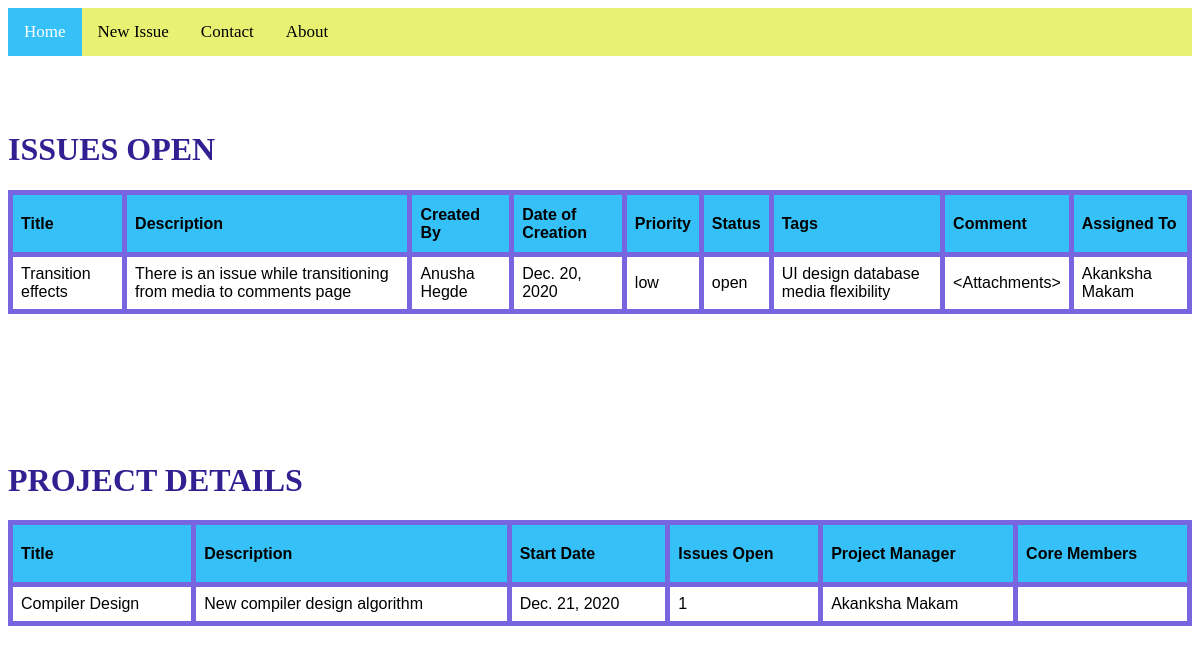
The page /issue/3/ (signed in) on the database its author committed.
### main/models.py (models this page shows, shortened)
class Issue(models.Model):
    title = models.CharField(max_length=30)
    desc = models.CharField(max_length=300)
    creator = models.ForeignKey(User, to_field='id', on_delete=models.SET_DEFAULT, default = 1, related_name='creator') #default must point to anonymous user
    assignee = models.ForeignKey(User, to_field='id', on_delete=models.SET_DEFAULT, default = 1, related_name='assignee') #default must point to admin/project manager
    opened = models.DateField(default=datetime.date.today())
    priority = models.CharField(max_length=30, choices=priority, default='low')
    status = models.CharField(max_length=30, choices=status, default='open')
    comment = models.CharField(max_length=250)
    tags = models.ManyToManyField(Tag)
    closed = models.DateField(null = True, blank = True)
    project = models.ForeignKey(Project, on_delete=models.CASCADE)
    thread = models.ForeignKey('self', related_name='child', to_field='id', on_delete=models.CASCADE, null = True, blank = True)

class Tag(models.Model):
    name = models.CharField(max_length=30)

class Project(models.Model):
    name = models.CharField(max_length=50)
    desc = models.CharField(max_length=250)
    start = models.DateField(default=datetime.date.today())
    end = models.DateField(null = True, blank = True)
    issues_open = models.IntegerField(null=False, blank=False, default=0)
    total_issues = models.IntegerField(null=False, blank=False, default=0)
    issues_closed = models.IntegerField(null=False, blank=False, default=0)
    project_manager = models.ForeignKey(User, to_field='id', on_delete=models.CASCADE)

### main/decorators.py (the view)
        def wrapper(request, *args, **kwargs):
            flag = False
            if request.user.groups.exists():
                group = list(request.user.groups.values_list('name',flat = True))
                for i in group:
                    if i in allowed_roles:
                        flag = True
                        break
            if flag:
                return view_func(request, *args, **kwargs)
            else:
                return HttpResponse("You aren't allowed to view this page")

### main/views.py (called while the page is built)
@login_required(login_url='main:loginpage')
@allowed_users(allowed_roles=['Developer', 'Project Manager'])
def issue(request, project_id):
    return render(request, 'main/issue.html', context={'projects': Project.objects.all(), 'pro_mem': ProjectMember.objects.all(), 'issues': Issue.objects.all(), 'project_id': project_id, 'users': User.objects.all()})

### main/templates/main/issue.html (shortened to what this page needs)
<div class="topnav">
    <a class="active" href="{% url 'main:issues' %}">Home</a>
    <a href="{% url 'main:add_issues' %}">New Issue</a>
    <a href="#contact">Contact</a>
    <a href="#about">About</a>
</div>
<h1>ISSUES OPEN</h1>
<div class="table-scroll">
    <table>
        <thead class="thead-row">
            <tr>
                <th>
                    <div class="dropdown">
                        <span>Title</span>
                    </div>
                </th>
                <th>
                    <div class="dropdown">
                        <span>Description</span>
                    </div>
                </th>
                <th>
                    <div class="dropdown">
                        <span>Created By</span>
                    </div>
                </th>
                <th>
                    <div class="dropdown">
                        <span>Date of Creation</span>
                    </div>
                </th>
                <th>
                    <div class="dropdown">
                        <span>Priority</span>
                    </div>
                </th>
                <th>
                    <div class="dropdown">
                        <span>Status</span>
                    </div>
                </th>
                <th>
                    <div class="dropdown">
                        <span>Tags</span>
                    </div>
                </th>
                <th>
                    <div class="dropdown">
                        <span>Comment</span>
                    </div>
                </th>
                <th>
                    <div class="dropdown">
                        <span>Assigned To</span>
                    </div>
                </th>
            </tr>
        </thead>
        <tbody>
            {% for i in issues.all %}
            {% if project_id == i.project.id %}
            <tr>
                <td>{{i.title}}</td>
                <td>{{i.desc}}</td>
                <td>{{i.creator.first_name}} {{i.creator.last_name}}</td>
                <td>{{i.opened}}</td>
                <td>{{i.priority}}</td>
                <td>{{i.status}}</td>
                <td>
                    {% for j in i.tags.all %}
                    {{j.name}}
                    {% endfor %}
                </td>
                <td>{{i.comment}}</td>
                <td>{{i.assignee.first_name}} {{i.assignee.last_name}}</td>
            </tr>
            {% endif %}
            {% endfor %}
        </tbody>
    </table>
</div>
<h1>PROJECT DETAILS</h1>
<div class="table-scroll">
    <table>
        <thead class="thead-row">
            <tr>
                <th>
                    <div class="dropdown">
                        <span>Title</span>
                    </div>
                </th>
                <th>
                    <span>Description</span>
                </th>
                <th>
                    <span>Start Date</span>
                </th>
                <th>
                    <span>Issues Open</span>
                </th>
                <th>
                    <div class="dropdown">
                        <span>Project Manager</span>
                    </div>
                </th>
                <th>
                    <span>Core Members</span>
</div>
<tbody style="height: fit-content;">
    {% for i in projects.all %}
    {% if i.id == project_id %}
    <tr>
        <td>{{i.name}}</td>
        <td>{{i.desc}}</td>
        <td>{{i.start}}</td>
        <td>{{i.issues_open}}</td>
        <td>{{i.project_manager.first_name}} {{i.project_manager.last_name}} </td>
        <td>
            {% for j in pro_mem.all %}
            <br>
            {% endfor %}
        </td>
    </tr>
    {% endif %}
    {% endfor %}
</tbody>

### main/templates/main/issue.html (style rules this page uses)
table { font-family: arial, sans-serif; border-collapse: collapse; width: 100%; }
.topnav { overflow: hidden; background-color: #e9f173; }
.topnav a { float: left; color: black; text-align: center; padding: 14px 16px; text-decoration: none; font-size: 17px; }
.topnav a.active { background-color: #35c1f8; color: white; }
thead { background-color: #35c1f8; height: 7ch; }
td, th { border: 5px solid #7866e0; text-align: left; padding: 8px; }
.dropdown { position: relative; display: inline-block; }
h1 { color: #302091; }

### rows shown on the page
Issue: title "Transition effects", desc "There is an issue while transitioning from media to comments page", creator.first_name "Anusha", creator.last_name "Hegde", opened "Dec. 20, 2020", priority "low", status "open", comment "<Attachments>", assignee.first_name "Akanksha", assignee.last_name "Makam"
Tag: name "UI design"
Tag: name "database"
Tag: name "media"
Tag: name "flexibility"
Project: name "Compiler Design", desc "New compiler design algorithm", start "Dec. 21, 2020", issues_open "1", project_manager.first_name "Akanksha", project_manager.last_name "Makam"
